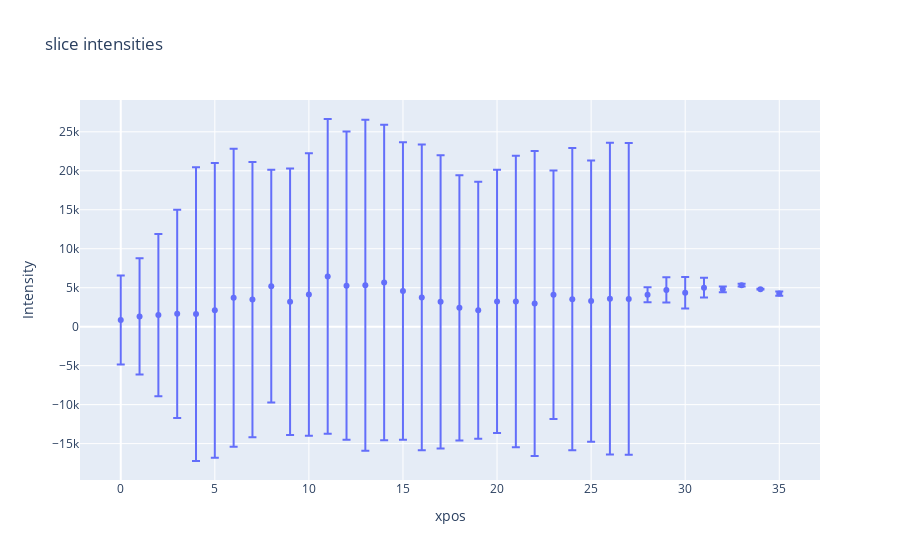

The notebook cell saved with this chart:
### Markdown cell above
**Figure - Intensity by transect and image folder**

ii) Averaged by positition.

We are going to assume that the initial and final transects in each image consist of the same same coordinates across biologica samples. We then standardize transect coordinates by picture to range between 0 and 1. 

To merge data from different pictures, because transect coordinates might not match, we use separate data into bins of the same size. Define the number of bins below. 

We plot amplitude average and standard deviation against axon length.

### Code cell
amps_means= [samp_track_dict[fold][:,[0,2]] for fold in samp_track_dict.keys()]
amps_means= tuple(amps_means)
amps_means= np.concatenate(amps_means, axis= 0)
amps_sizes= amps_means[:,0]


amps_dict= {
    z: [x for x in range(amps_means.shape[0]) if amps_sizes[x] == z] for z in list(set(amps_sizes))
}

amps_dict= {
    z: [amps_means[x,1] for x in g] for z,g in amps_dict.items()
}

amps_stats= {
    z: {
        'mean': np.median(g),
        'std': np.std(g)
    } for z,g in amps_dict.items()
}

############
############

surface= samp_track_dict[image_avail[0]][:,0]
sorted_bins= sorted(amps_stats.keys())

meanamps= [amps_stats[x]['mean'] for x in sorted_bins]
stdamp= [amps_stats[x]['std'] for x in sorted_bins]

fig_amp= [go.Scatter(
    x= sorted_bins,
    y= meanamps,
    error_y= dict(
        array= stdamp,
        type= 'data',
        #symmetric= True,
        visible=True
    ),
    mode= 'markers'
)]

layout= go.Layout(
    title= 'slice intensities',
    xaxis= dict(
        title= 'xpos'    
    ),
    yaxis= dict(
        title= 'Intensity'
    )
)

Figure= go.Figure(data= fig_amp,layout= layout)
iplot(Figure)

### Figure 1 — Plotly figure (JSON) as saved in the notebook; plotly's stock layout.template omitted (floating-point values rounded to 4 significant figures)
{"data": [{"error_y": {"array": [5710.0, 7463.0, 10410.0, 13370.0, 18840.0, 18910.0, 19110.0, 17650.0, 14930.0, 17090.0, 18120.0, 20200.0, 19770.0, 21250.0, 20230.0, 19080.0, 19620.0, 18820.0, 17010.0, 16490.0, 16890.0, 18700.0, 19560.0, 15930.0, 19370.0, 18040.0, 19990.0, 20000.0, 952.1, 1615.0, 2025.0, 1263.0, 378.8, 170.9, 36.89, 269.6], "type": "data", "visible": true}, "mode": "markers", "type": "scatter", "x": [0, 1, 2, 3, 4, 5, 6, 7, 8, 9, 10, 11, 12, 13, 14, 15, 16, 17, 18, 19, 20, 21, 22, 23, 24, 25, 26, 27, 28, 29, 30, 31, 32, 33, 34, 35], "y": [865, 1314.0, 1491.0, 1645.0, 1614.0, 2103.0, 3702.0, 3477.0, 5203.0, 3206.0, 4136.0, 6449.0, 5260.0, 5316.0, 5669.0, 4574.0, 3757.0, 3188.0, 2425.0, 2113.0, 3245.0, 3247.0, 2976.0, 4105.0, 3534.0, 3283.0, 3593.0, 3562.0, 4099.0, 4714.0, 4359.0, 5003.0, 4788.0, 5332.0, 4817.0, 4246.0]}], "layout": {"title": {"text": "slice intensities"}, "xaxis": {"title": {"text": "xpos"}}, "yaxis": {"title": {"text": "Intensity"}}}}
